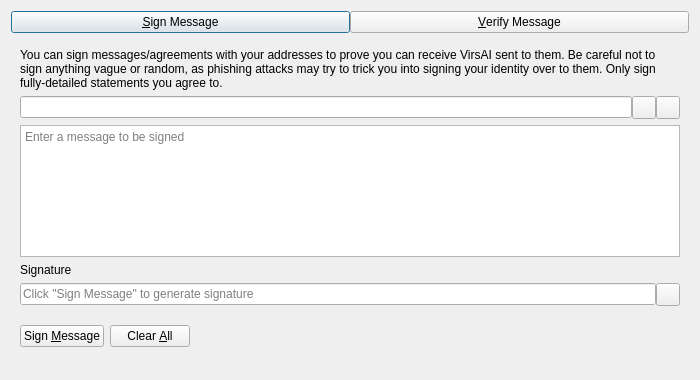
<?xml version="1.0" encoding="UTF-8"?>
<ui version="4.0">
 <class>SignVerifyMessageDialog</class>
 <widget class="QDialog" name="SignVerifyMessageDialog">
  <property name="geometry">
   <rect>
    <x>0</x>
    <y>0</y>
    <width>700</width>
    <height>380</height>
   </rect>
  </property>
  <property name="windowTitle">
   <string>Signatures - Sign / Verify a Message</string>
  </property>
  <property name="modal">
   <bool>true</bool>
  </property>
  <layout class="QVBoxLayout" name="verticalLayout">
   <item>
    <layout class="QHBoxLayout" name="horizontalLayout_Buttons_2">
     <property name="spacing">
      <number>0</number>
     </property>
     <property name="topMargin">
      <number>0</number>
     </property>
     <item>
      <widget class="QPushButton" name="btnSignMessage">
       <property name="text">
        <string>&amp;Sign Message</string>
       </property>
       <property name="checkable">
        <bool>true</bool>
       </property>
      </widget>
     </item>
     <item>
      <widget class="QPushButton" name="btnVerifyMessage">
       <property name="text">
        <string>&amp;Verify Message</string>
       </property>
       <property name="checkable">
        <bool>true</bool>
       </property>
      </widget>
     </item>
    </layout>
   </item>
   <item>
    <widget class="QStackedWidget" name="stackedWidgetSig">
     <property name="minimumSize">
      <size>
       <width>0</width>
       <height>0</height>
      </size>
     </property>
     <property name="currentIndex">
      <number>0</number>
     </property>
     <widget class="QWidget" name="pageSignMessage">
      <layout class="QVBoxLayout" name="verticalLayout_SM">
       <item>
        <widget class="QLabel" name="infoLabel_SM">
         <property name="text">
          <string>You can sign messages/agreements with your addresses to prove you can receive VirsAI sent to them. Be careful not to sign anything vague or random, as phishing attacks may try to trick you into signing your identity over to them. Only sign fully-detailed statements you agree to.</string>
         </property>
         <property name="textFormat">
          <enum>Qt::PlainText</enum>
         </property>
         <property name="wordWrap">
          <bool>true</bool>
         </property>
        </widget>
       </item>
       <item>
        <layout class="QHBoxLayout" name="horizontalLayout_1_SM">
         <property name="spacing">
          <number>0</number>
         </property>
         <item>
          <widget class="QValidatedLineEdit" name="addressIn_SM">
           <property name="toolTip">
            <string>The VirsAI address to sign the message with</string>
           </property>
          </widget>
         </item>
         <item>
          <widget class="QToolButton" name="addressBookButton_SM">
           <property name="toolTip">
            <string>Choose previously used address</string>
           </property>
           <property name="text">
            <string/>
           </property>
           <property name="shortcut">
            <string>Alt+A</string>
           </property>
          </widget>
         </item>
         <item>
          <widget class="QToolButton" name="pasteButton_SM">
           <property name="toolTip">
            <string>Paste address from clipboard</string>
           </property>
           <property name="text">
            <string/>
           </property>
           <property name="shortcut">
            <string>Alt+P</string>
           </property>
          </widget>
         </item>
        </layout>
       </item>
       <item>
        <widget class="QPlainTextEdit" name="messageIn_SM">
         <property name="toolTip">
          <string>Enter the message you want to sign here</string>
         </property>
         <property name="placeholderText">
          <string>Enter a message to be signed</string>
         </property>
        </widget>
       </item>
       <item>
        <widget class="QLabel" name="signatureLabel_SM">
         <property name="text">
          <string>Signature</string>
         </property>
         <property name="textFormat">
          <enum>Qt::PlainText</enum>
         </property>
        </widget>
       </item>
       <item>
        <layout class="QHBoxLayout" name="horizontalLayout_2_SM">
         <property name="spacing">
          <number>0</number>
         </property>
         <item>
          <widget class="QLineEdit" name="signatureOut_SM">
           <property name="placeholderText">
            <string>Click "Sign Message" to generate signature</string>
           </property>
           <property name="readOnly">
            <bool>true</bool>
           </property>
          </widget>
         </item>
         <item>
          <widget class="QToolButton" name="copySignatureButton_SM">
           <property name="toolTip">
            <string>Copy the current signature to the system clipboard</string>
           </property>
           <property name="text">
            <string/>
           </property>
          </widget>
         </item>
        </layout>
       </item>
       <item>
        <layout class="QHBoxLayout" name="horizontalLayout_3_SM">
         <item>
          <widget class="QPushButton" name="signMessageButton_SM">
           <property name="toolTip">
            <string>Sign the message to prove you own this VirsAI address</string>
           </property>
           <property name="text">
            <string>Sign &amp;Message</string>
           </property>
           <property name="autoDefault">
            <bool>false</bool>
           </property>
          </widget>
         </item>
         <item>
          <widget class="QPushButton" name="clearButton_SM">
           <property name="toolTip">
            <string>Reset all sign message fields</string>
           </property>
           <property name="text">
            <string>Clear &amp;All</string>
           </property>
           <property name="autoDefault">
            <bool>false</bool>
           </property>
          </widget>
         </item>
         <item>
          <spacer name="horizontalSpacer_1_SM">
           <property name="orientation">
            <enum>Qt::Horizontal</enum>
           </property>
           <property name="sizeHint" stdset="0">
            <size>
             <width>40</width>
             <height>48</height>
            </size>
           </property>
          </spacer>
         </item>
         <item>
          <widget class="QLabel" name="statusLabel_SM">
           <property name="text">
            <string/>
           </property>
           <property name="wordWrap">
            <bool>true</bool>
           </property>
          </widget>
         </item>
         <item>
          <spacer name="horizontalSpacer_2_SM">
           <property name="orientation">
            <enum>Qt::Horizontal</enum>
           </property>
           <property name="sizeHint" stdset="0">
            <size>
             <width>40</width>
             <height>48</height>
            </size>
           </property>
          </spacer>
         </item>
        </layout>
       </item>
      </layout>
     </widget>
     <widget class="QWidget" name="pageVerifyMessage">
      <layout class="QVBoxLayout" name="verticalLayout_VM">
       <item>
        <widget class="QLabel" name="infoLabel_VM">
         <property name="text">
          <string>Enter the receiver's address, message (ensure you copy line breaks, spaces, tabs, etc. exactly) and signature below to verify the message. Be careful not to read more into the signature than what is in the signed message itself, to avoid being tricked by a man-in-the-middle attack. Note that this only proves the signing party receives with the address, it cannot prove sendership of any transaction!</string>
         </property>
         <property name="textFormat">
          <enum>Qt::PlainText</enum>
         </property>
         <property name="alignment">
          <set>Qt::AlignLeading|Qt::AlignLeft|Qt::AlignTop</set>
         </property>
         <property name="wordWrap">
          <bool>true</bool>
         </property>
        </widget>
       </item>
       <item>
        <layout class="QHBoxLayout" name="horizontalLayout_1_VM">
         <property name="spacing">
          <number>0</number>
         </property>
         <item>
          <widget class="QValidatedLineEdit" name="addressIn_VM">
           <property name="toolTip">
            <string>The VirsAI address the message was signed with</string>
           </property>
          </widget>
         </item>
         <item>
          <widget class="QToolButton" name="addressBookButton_VM">
           <property name="toolTip">
            <string>Choose previously used address</string>
           </property>
           <property name="text">
            <string/>
           </property>
           <property name="shortcut">
            <string>Alt+A</string>
           </property>
          </widget>
         </item>
        </layout>
       </item>
       <item>
        <widget class="QPlainTextEdit" name="messageIn_VM">
          <property name="toolTip">
            <string>The signed message to verify</string>
          </property>
          <property name="placeholderText">
            <string>Enter a message to be verified</string>
          </property>
        </widget>
       </item>
       <item>
        <widget class="QValidatedLineEdit" name="signatureIn_VM">
          <property name="toolTip">
            <string>The signature given when the message was signed</string>
          </property>
          <property name="placeholderText">
            <string>Enter a signature for the message to be verified</string>
          </property>
        </widget>
       </item>
       <item>
        <layout class="QHBoxLayout" name="horizontalLayout_2_VM">
         <item>
          <widget class="QPushButton" name="verifyMessageButton_VM">
           <property name="toolTip">
            <string>Verify the message to ensure it was signed with the specified VirsAI address</string>
           </property>
           <property name="text">
            <string>Verify &amp;Message</string>
           </property>
           <property name="autoDefault">
            <bool>false</bool>
           </property>
          </widget>
         </item>
         <item>
          <widget class="QPushButton" name="clearButton_VM">
           <property name="toolTip">
            <string>Reset all verify message fields</string>
           </property>
           <property name="text">
            <string>Clear &amp;All</string>
           </property>
           <property name="autoDefault">
            <bool>false</bool>
           </property>
          </widget>
         </item>
         <item>
          <spacer name="horizontalSpacer_1_VM">
           <property name="orientation">
            <enum>Qt::Horizontal</enum>
           </property>
           <property name="sizeHint" stdset="0">
            <size>
             <width>40</width>
             <height>48</height>
            </size>
           </property>
          </spacer>
         </item>
         <item>
          <widget class="QLabel" name="statusLabel_VM">
           <property name="text">
            <string/>
           </property>
           <property name="wordWrap">
            <bool>true</bool>
           </property>
          </widget>
         </item>
         <item>
          <spacer name="horizontalSpacer_2_VM">
           <property name="orientation">
            <enum>Qt::Horizontal</enum>
           </property>
           <property name="sizeHint" stdset="0">
            <size>
             <width>40</width>
             <height>48</height>
            </size>
           </property>
          </spacer>
         </item>
        </layout>
       </item>
      </layout>
     </widget>
    </widget>
   </item>
  </layout>
 </widget>
 <customwidgets>
  <customwidget>
   <class>QValidatedLineEdit</class>
   <extends>QLineEdit</extends>
   <header>qt/qvalidatedlineedit.h</header>
  </customwidget>
 </customwidgets>
 <resources>
  <include location="../virsai.qrc"/>
 </resources>
 <connections/>
</ui>
